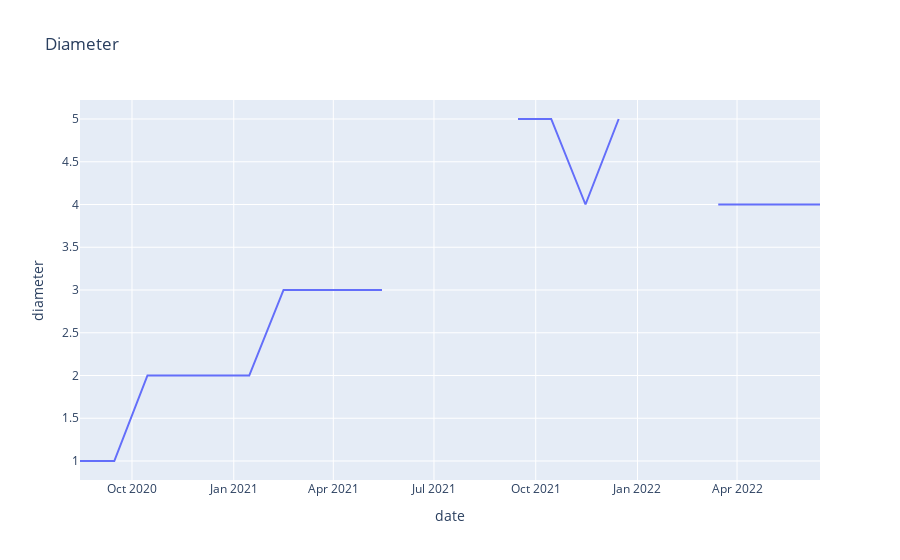

Notebook code for this chart:
### Code cell
fig = px.line(data_frame=df_summary_stats, x='date', y='diameter', title='Diameter') 
fig.show()

### Figure 1 — Plotly figure (JSON) as saved in the notebook; plotly's stock layout.template omitted (floating-point values rounded to 4 significant figures)
{"data": [{"hovertemplate": "date=%{x}<br>diameter=%{y}<extra></extra>", "legendgroup": "", "line": {"color": "#636efa", "dash": "solid"}, "marker": {"symbol": "circle"}, "mode": "lines", "name": "", "orientation": "v", "showlegend": false, "type": "scatter", "x": ["2020-08-15", "2020-09-15", "2020-10-15", "2020-11-15", "2020-12-15", "2021-01-15", "2021-02-15", "2021-03-15", "2021-04-15", "2021-05-15", "2021-06-15", "2021-07-15", "2021-08-15", "2021-09-15", "2021-10-15", "2021-11-15", "2021-12-15", "2022-01-15", "2022-02-15", "2022-03-15", "2022-04-15", "2022-05-15", "2022-06-15"], "xaxis": "x", "y": [1, 1, 2, 2, 2, 2, 3, 3, 3, 3, null, null, null, 5, 5, 4, 5, null, null, 4, 4, 4, 4], "yaxis": "y"}], "layout": {"legend": {"tracegroupgap": 0}, "title": {"text": "Diameter"}, "xaxis": {"anchor": "y", "domain": [0, 1], "title": {"text": "date"}}, "yaxis": {"anchor": "x", "domain": [0, 1], "title": {"text": "diameter"}}}}
